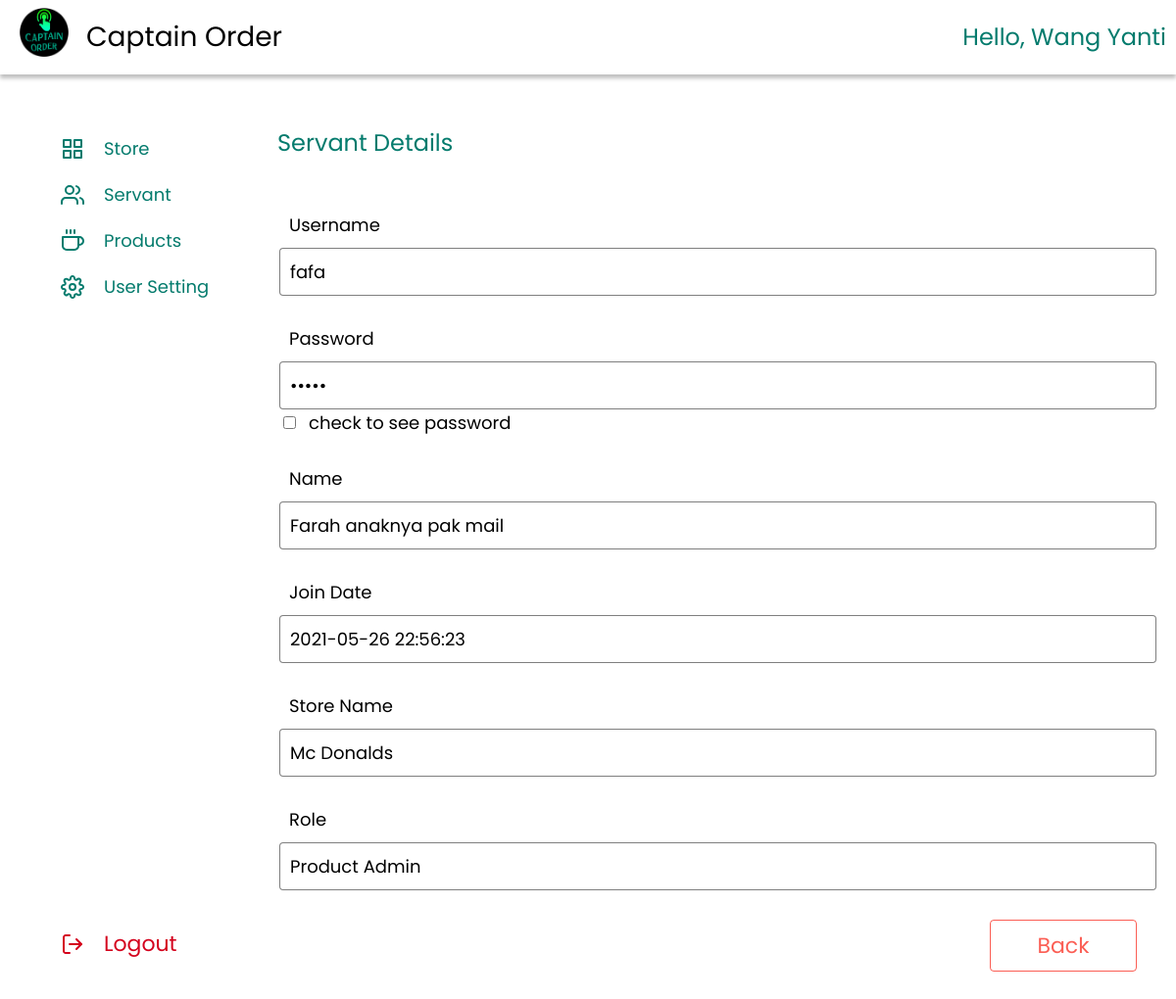
The app's page /index_c.php?page=detail-servant&kode=8 (signed in) with its own data.
### tables this page shows
CREATE TABLE `servant` (
  `id` int(11) NOT NULL,
  `username` varchar(50) NOT NULL,
  `password` varchar(8) NOT NULL,
  `name` varchar(50) NOT NULL,
  `join_date` timestamp NOT NULL DEFAULT current_timestamp() ON UPDATE current_timestamp(),
  `role` enum('product_admin','cashier') NOT NULL,
  `id_store_v` int(11) NOT NULL
);

CREATE TABLE `store` (
  `id` int(11) NOT NULL,
  `name` varchar(50) NOT NULL,
  `address` varchar(100) NOT NULL,
  `phone_number` varchar(13) NOT NULL,
  `status` enum('active','deactive') NOT NULL,
  `id_client` int(11) NOT NULL,
  `image` varchar(255) NOT NULL,
  `date_c` timestamp NOT NULL DEFAULT current_timestamp() ON UPDATE current_timestamp()
);

### client/servant/detail.php (the view, shortened to what this page needs)
<?php
if (isset($_GET['kode'])) {
	$sql_cek="SELECT v.id AS id_v, v.username, v.password, v.name AS name_v, v.join_date, v.role, v.id_store_v, s.name FROM servant AS v LEFT JOIN store AS s ON v.id_store_v=s.id WHERE v.id='".$_GET['kode']."'";
	$query_cek = mysqli_query($koneksi, $sql_cek);
  $data_cek = mysqli_fetch_array($query_cek,MYSQLI_ASSOC);
}
 ?>
<div class="head">
	<div class="tittle">
		<p>Servant Details</p>
	</div>
</div>
<div class="cont-add-servant">
	<form action="" method="POST">
		<div class="input">
			<div class="col">
				<label for="username">Username</label>
				<input readonly type="text" name="username" id="username" value="<?= $data_cek['username']; ?>">
			</div>
			<div class="col">
				<label for="password">Password</label>
				<input readonly type="password" name="password" id="password" value="<?= $data_cek['password']; ?>">
				<div class="checkbox">
				  <input type="checkbox" name="look-password" id="mybutton" onclick="change()">
				  <label for="mybutton">check to see password</label>
				</div>
			</div>
			<div class="col">
				<label for="name">Name</label>
				<input readonly type="text" name="name" id="name" value="<?= $data_cek['name_v']; ?>">
			</div>
			<div class="col">
				<label for="date">Join Date</label>
				<input readonly type="text" name="date" id="date" value="<?= $data_cek['join_date']; ?>" required>
			</div>
			<div class="col">
				<label for="id_store_v">Store Name</label>
				<input readonly type="text" name="id_store_v" id="id_store_v" value="<?= $data_cek['name']; ?>" required>
			</div>
			<?php $rl=$data_cek['role']=='product_admin'?'Product Admin':'Cashier';?>
			<div class="col">
				<label for="role">Role</label>
				<input readonly type="text" name="role" id="role" value="<?= $rl; ?>">
			</div>
		</div>
		<div class="button">
			<a href="?page=data-servant">Back</a>
		</div>
	</form>
</div>

### records on screen
servant: username "fafa", name "Farah anaknya pak mail", date "2021-05-26 22:56:23", id_store_v "Mc Donalds", role "Product Admin"

### other values on screen
$data_name "Wang Yanti"
